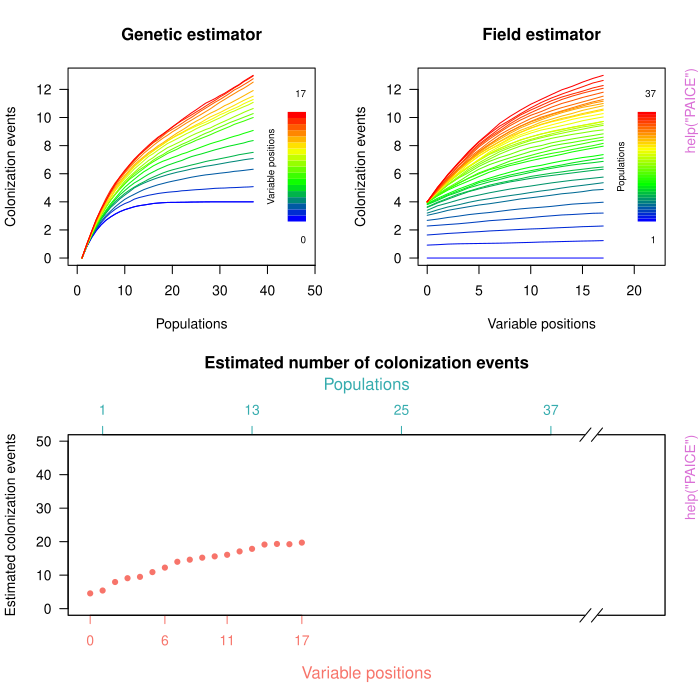

Source code (R):
pkgname <- "PAICE"
source(file.path(R.home("share"), "R", "examples-header.R"))
options(warn = 1)
options(pager = "console")
library('PAICE')

base::assign(".oldSearch", base::search(), pos = 'CheckExEnv')
base::assign(".old_wd", base::getwd(), pos = 'CheckExEnv')
cleanEx()
nameEx("CmonsData")
### * CmonsData

flush(stderr()); flush(stdout())

### Name: CmonsData
### Title: Occurrence matrix of _Cistus monspeliensis_ in the Canary
###   Islands
### Aliases: CmonsData
### Keywords: datasets

### ** Examples

data(CmonsData)
CmonsData # Show data frame



cleanEx()
nameEx("CmonsNetwork")
### * CmonsNetwork

flush(stderr()); flush(stdout())

### Name: CmonsNetwork
### Title: Genealogical relationship of _Cistus monspeliensis_ haplotypes
### Aliases: CmonsNetwork
### Keywords: datasets

### ** Examples

data(CmonsNetwork)
CmonsNetwork # Show data frame



cleanEx()
nameEx("CmonsRare")
### * CmonsRare

flush(stderr()); flush(stdout())

### Name: CmonsRare
### Title: Simulated rarefaction curves of _Cistus monspeliensis_
### Aliases: CmonsRare
### Keywords: datasets

### ** Examples

data(CmonsRare)
str(CmonsRare) # Structure of data



cleanEx()
nameEx("PAICE")
### * PAICE

flush(stderr()); flush(stdout())

### Name: PAICE-package
### Title: Phylogeographic Analysis of Island Colonization Events
### Aliases: PAICE PAICE-package
### Keywords: package

### ** Examples

# Inference of minimum number of inter-island colonization events
data(CmonsData)
data(CmonsNetwork)
col <- colonization(data = CmonsData, network = CmonsNetwork)
col
summary(col)

# Asumptotic estimators of colonization events
# 25 replicates used in each sampling variable
## Note: The code is commented because 'CmonsRare' exists as an example
#set.seed(31)
#CmonsRare <- rarecol(data = CmonsData, network = CmonsNetwork,
#    replicates_field = 25, replicates_genetic = 25, monitor = TRUE,
#    mode = c(1, 2))
maxcol <- maxCol(data = CmonsRare, level = 0.95, del = 0.5, method = 1)
maxcol
summary(maxcol)

# Plotting results
par(mfrow = c(2, 2))
plot(CmonsRare)
par(fig = c(0, 1, 0, 0.5), new = TRUE)
plot(maxcol)



graphics::par(get("par.postscript", pos = 'CheckExEnv'))
cleanEx()
nameEx("colonizations")
### * colonizations

flush(stderr()); flush(stdout())

### Name: colonization
### Title: Inference of minimum number of colonization events
### Aliases: colonization
### Keywords: univar

### ** Examples

data(CmonsData)
data(CmonsNetwork)
col <- colonization(data = CmonsData, network = CmonsNetwork)
col # Total of colonization events inferred
summary(col) # Detailed description of inferred colonization events



cleanEx()
nameEx("geneticResampling")
### * geneticResampling

flush(stderr()); flush(stdout())

### Name: geneticResampling
### Title: Simulate genetic sampling effort reduction
### Aliases: geneticResampling
### Keywords: datagen

### ** Examples

data(CmonsData)
data(CmonsNetwork)
# Delete position 462 of Cistus monspeliensis data
newdata <- geneticResampling(CmonsData, CmonsNetwork, 462)
newdata$data # New presences matrix of haplotypes
newdata$network # New genealogy



cleanEx()
nameEx("maxCol")
### * maxCol

flush(stderr()); flush(stdout())

### Name: maxCol
### Title: Asymptotic estimation of the number of colonization events
### Aliases: maxCol
### Keywords: univar

### ** Examples

# Use 'CmonsRare' data, a dataset generated using 25 replicates
# in both genetic and field sampling
data(CmonsRare)
maxcol <- maxCol(data = CmonsRare)
maxcol # Number of colonization estimated in each curve
summary(maxcol) # Description of curves
plot(maxcol) # Plotting estimations
# Plot all the information
par(mfrow = c(2, 2))
plot(CmonsRare) # First two plots with rarefaction curves
par(fig = c(0, 1, 0, 0.5), new = TRUE)
plot(maxcol) # Third plot with estimations



graphics::par(get("par.postscript", pos = 'CheckExEnv'))
cleanEx()
nameEx("plot.maxCol")
### * plot.maxCol

flush(stderr()); flush(stdout())

### Name: plot.maxCol
### Title: Plot asymptotic estimators of colonization events
### Aliases: plot.maxCol
### Keywords: aplot

### ** Examples

# Use 'CmonsRare' data, a dataset generated using 25 replicates
# in both genetic and field sampling
data(CmonsRare)
maxcol <- maxCol(data = CmonsRare)
plot(maxcol)



cleanEx()
nameEx("plot.rarecol")
### * plot.rarecol

flush(stderr()); flush(stdout())

### Name: plot.rarecol
### Title: Plot rarefaction curve of colonization events
### Aliases: plot.rarecol
### Keywords: aplot

### ** Examples

# Use 'CmonsRare' data, a dataset generated using 25 replicates
# in both genetic and field sampling
data(CmonsRare)
plot(CmonsRare)



cleanEx()
nameEx("rarecol")
### * rarecol

flush(stderr()); flush(stdout())

### Name: rarecol
### Title: Rarefaction curve of colonization events
### Aliases: rarecol
### Keywords: datagen

### ** Examples

data(CmonsData)
data(CmonsNetwork)
# Build rarefaction curves with 5 field and genetic replicates
## Note: more replicates are needed to build accurate curves
## Note: 5 replicates are relatively fast and adequate to
##       explore the data
rcol <- rarecol(data = CmonsData, network = CmonsNetwork,
                replicates_field = 5, replicates_genetic = 5,
                monitor = TRUE, mode = c(1, 2))
par(mfrow = c(1, 2))
plot(rcol) # Plotting results



graphics::par(get("par.postscript", pos = 'CheckExEnv'))
cleanEx()
nameEx("read.rarecol")
### * read.rarecol

flush(stderr()); flush(stdout())

### Name: read.rarecol
### Title: Read files containing rarefaction curves of colonization events
### Aliases: read.rarecol
### Keywords: file

### ** Examples

data(CmonsData)
data(CmonsNetwork)
# Make rarefaction curves and save it in working directory,
## Note: only one replicate per sampling to it quickly
rarecol(data = CmonsData, network = CmonsNetwork,
        replicates_field = 1, replicates_genetic = 1,
        monitor = TRUE, file = "rareData")
# Genetic estimation has the suffix "_gen" and the field "_field"
raredata <- read.rarecol(gen = "rareData_gen.csv",
                         field = "rareData_field.csv")
str(raredata) # Show structure of data imported
# Remove files created
file.remove("rareData_gen.csv", "rareData_field.csv")



### * <FOOTER>
###
cleanEx()
options(digits = 7L)
base::cat("Time elapsed: ", proc.time() - base::get("ptime", pos = 'CheckExEnv'),"\n")
grDevices::dev.off()
###
### Local variables: ***
### mode: outline-minor ***
### outline-regexp: "\\(> \\)?### [*]+" ***
### End: ***
quit('no')
